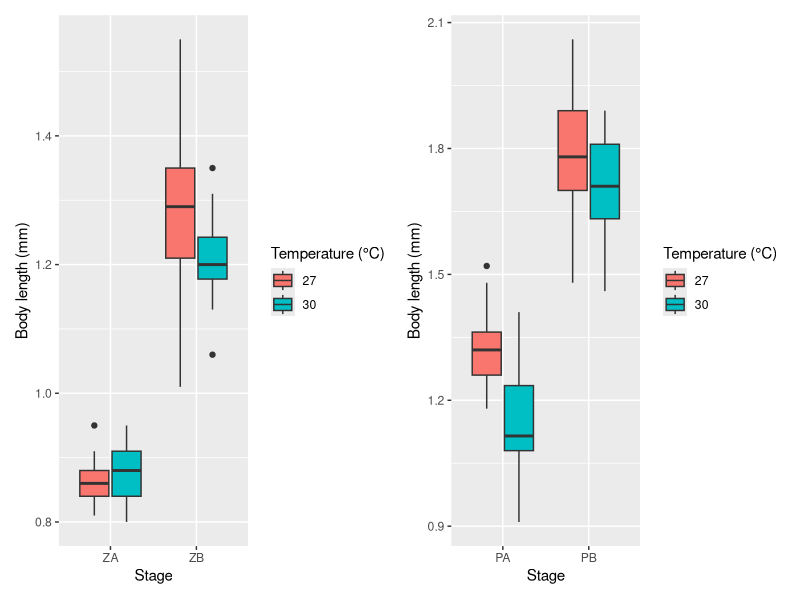
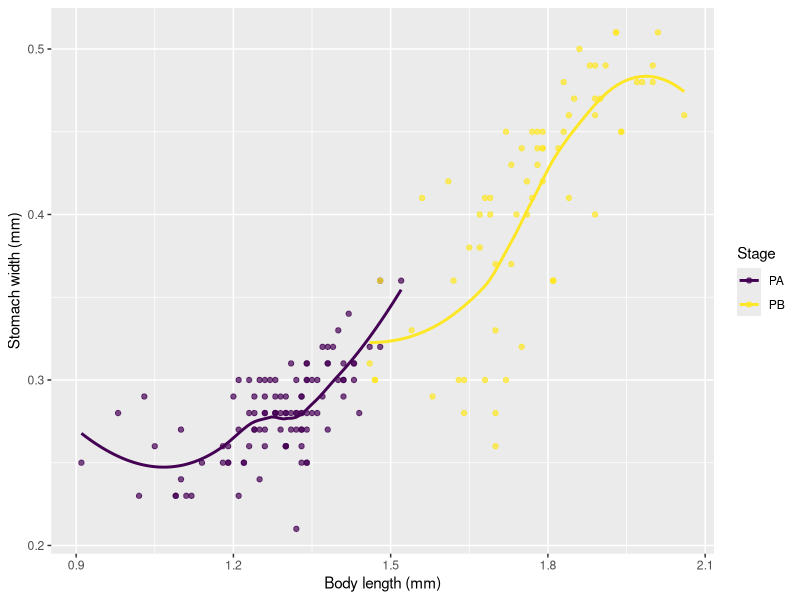

These figures' R source, in order:

library(tidyverse)
library(patchwork)
library(ggplot2)

unfed <- read_csv("data/Lifecycle_Growth.csv") |>
  filter(Stage %in% c("ZA", "ZB")) |>
  mutate(
    Stage  = factor(Stage, levels = c("ZA", "ZB"), ordered = TRUE),
    Temp_C = factor(Temp_C)
  )

fed <- read_csv("data/Fed_gnathiids.csv") |>
  filter(Stage %in% c("PA", "PB")) |>
  mutate(
    Stage  = factor(Stage, levels = c("PA", "PB"), ordered = TRUE),
    Temp_C = factor(Temp_C)
  )


p_unfed <- ggplot(unfed,
                  aes(x = Stage, y = Body_length_mm, fill = Temp_C)) +
  geom_boxplot() +
  labs(x = "Stage",
       y = "Body length (mm)",
       fill = "Temperature (°C)"
  )


p_fed <- ggplot(fed,
                aes(x = Stage, y = Body_length_mm, fill = Temp_C)) +
  geom_boxplot() +
  labs(x = "Stage",
       y = "Body length (mm)",
       fill = "Temperature (°C)"
  )

p_unfed + p_fed



ggplot(fed,
       aes(x = Body_length_mm,
           y = Stomach_width_mm,
           colour = Stage)) +
  geom_point(alpha = 0.7) +
  geom_smooth(se = FALSE) +
  labs(x = "Body length (mm)",
    y = "Stomach width (mm)",
    colour = "Stage"
  )